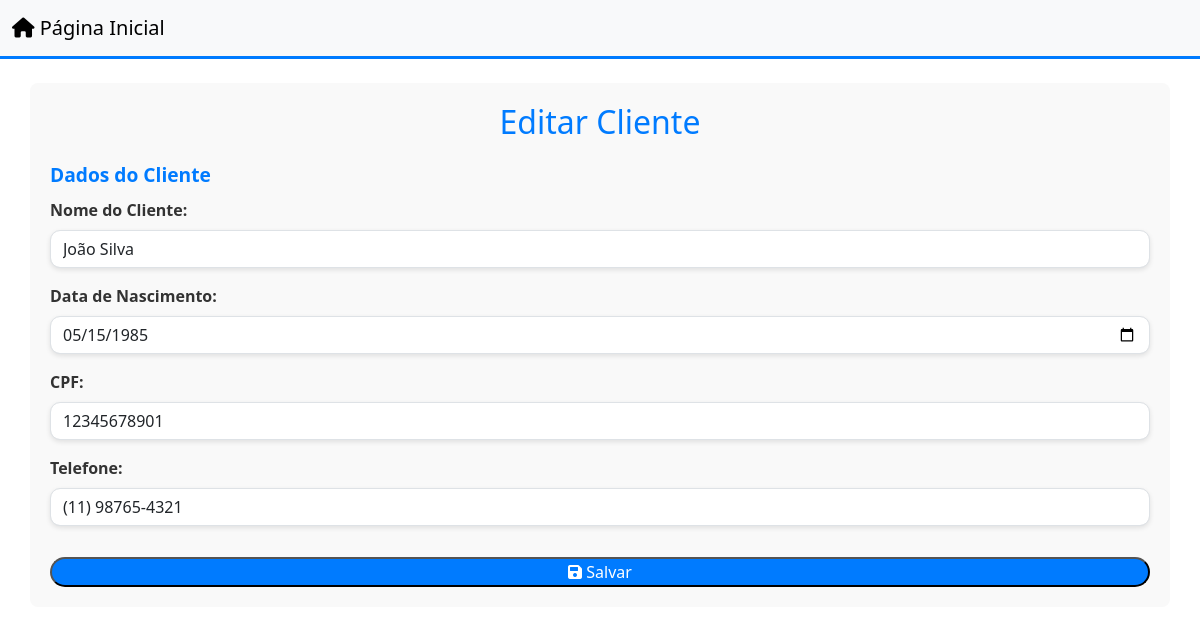
The page /cliente.php?id=1 (signed in) on the database its author committed.
### tables this page shows
CREATE TABLE IF NOT EXISTS `cliente` (
  `idcliente` INT NOT NULL AUTO_INCREMENT,
  `cpf` VARCHAR(45) NOT NULL,
  `telefone` VARCHAR(45) NOT NULL,
  `nome` VARCHAR(100) NOT NULL,
  `data_de_nascimento` DATE NOT NULL,
  PRIMARY KEY (`idcliente`));

### public/cliente.php (the view, shortened to what this page needs)
<?php
require_once "../controle/conexao.php";
if (isset($_GET['id'])) {
    $id = $_GET['id'];
    $sql = "SELECT * FROM cliente WHERE idcliente = $id";
    $resultado = mysqli_query($conexao, $sql);
    if ($linha = mysqli_fetch_array($resultado)) {
        $nome = $linha['nome'];
        $cpf = $linha['cpf'];
        $telefone = $linha['telefone'];
        $data_de_nascimento = $linha['data_de_nascimento'];
        $botao = "Salvar";
    }
}
?>
<!DOCTYPE html>
<html lang="pt-br">
<head>
    <link href="https://cdn.jsdelivr.net/npm/bootstrap@5.3.3/dist/css/bootstrap.min.css" rel="stylesheet">
    <link href="https://cdnjs.cloudflare.com/ajax/libs/font-awesome/6.0.0-beta3/css/all.min.css" rel="stylesheet">
</head>
<body>
    <nav class="navbar navbar-expand-lg navbar-light bg-light">
        <div class="container-fluid">
            <a class="navbar-brand" href="home.php"><i class="fas fa-home"></i> Página Inicial</a>
        </div>
    </nav>
    <div class="container mt-4">
        <h1 class="text-center"><?php echo ($id > 0) ? "Editar" : "Cadastrar"; ?> Cliente</h1>
        <form action="../controle/cliente.php" method="POST" class="form-cadastro">
            <fieldset>
                <legend>Dados do Cliente</legend>
                <div class="mb-3">
                    <label for="nome" class="form-label" title="Informe o nome completo do cliente">Nome do Cliente:</label>
                    <input type="text" id="nome" name="nome" placeholder="Nome" class="form-control" value="<?php echo $nome; ?>"
                        title="Digite o nome completo do cliente" required>
                </div>
                <div class="mb-3">
                    <label for="data_de_nascimento" class="form-label" title="Informe a data de nascimento do cliente">Data de Nascimento:</label>
                    <input type="date" id="data_de_nascimento" name="data_de_nascimento" class="form-control"
                        value="<?php echo $data_de_nascimento; ?>"
                        title="Digite a data de nascimento no formato dia/mês/ano" required>
                </div>
                <div class="mb-3">
                    <label for="cpf" class="form-label" title="Informe o CPF do cliente">CPF:</label>
                    <input type="text" id="cpf" name="cpf" placeholder="CPF" class="form-control" value="<?php echo $cpf; ?>"
                        title="Digite o CPF no formato XXX.XXX.XXX-XX" required>
                </div>
                <div class="mb-3">
                    <label for="telefone" class="form-label" title="Informe o telefone do cliente">Telefone:</label>
                    <input type="text" id="telefone" name="telefone" placeholder="Telefone" class="form-control"
                        value="<?php echo $telefone; ?>"
                        title="Digite o telefone no formato (DDD) 9XXXX-XXXX" required>
                </div>
            </fieldset>
            <button type="submit" class="btn-submit btn-lg"
                title="Clique para salvar os dados do cliente">
                <i class="fas fa-save"></i> <?php echo $botao; ?>
            </button>
        </form>
    </div>
</body>
</html>

### public/cliente.php (style rules this page uses)
.navbar { border-bottom: 3px solid #007bff; }
.form-control { border-radius: 10px; box-shadow: 0 2px 5px rgba(0, 0, 0, 0.1); }
.container { background-color: #f9f9f9; border-radius: 8px; padding: 20px; }
.form-label { font-weight: bold; color: #333; }
h1 { color: #007bff; font-size: 2rem; margin-bottom: 20px; }
.btn-submit { background-color: #007bff; color: white; border-radius: 25px; width: 100%; }
.form-cadastro fieldset { border: none; margin-bottom: 15px; }
.form-cadastro legend { font-weight: bold; color: #007bff; font-size: 1.2rem; }
.form-cadastro input { margin-bottom: 10px; }

### rows shown on the page
cliente: nome "João Silva", data_de_nascimento "05/15/1985", cpf "12345678901", telefone "(11) 98765-4321"

### other values the page prints
$botao "Salvar"
